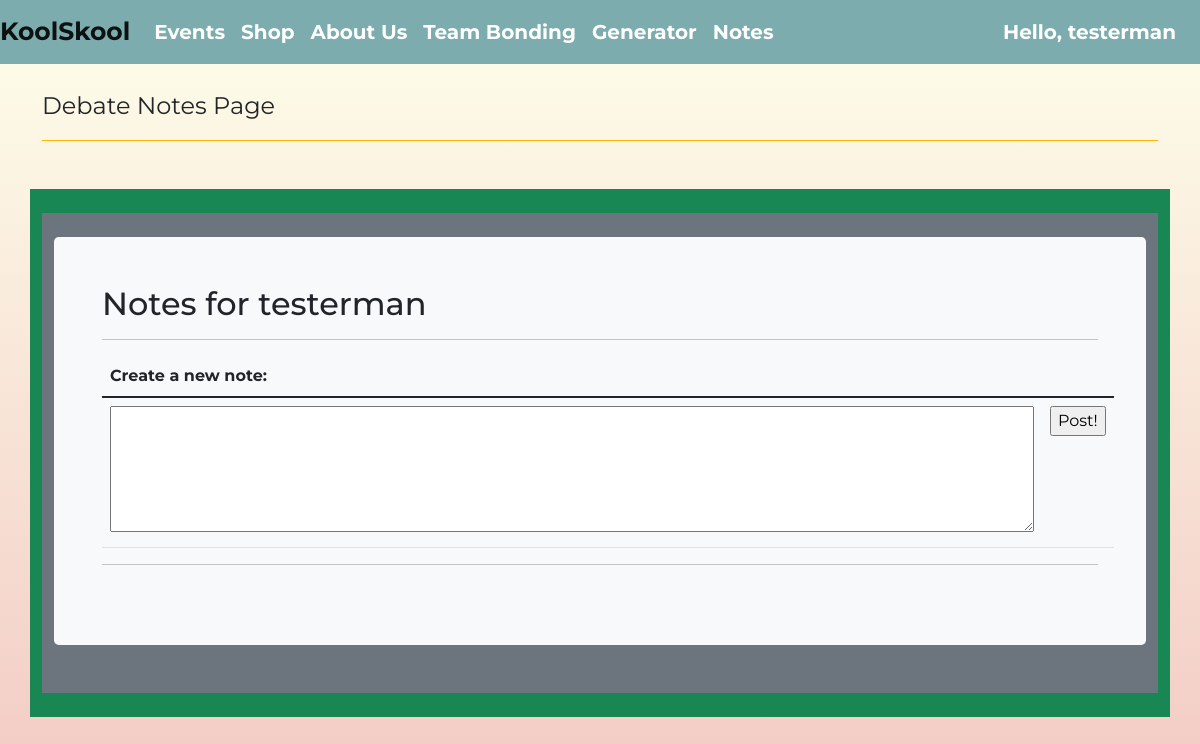
Page /notes/ (signed in) on the earlier database version.
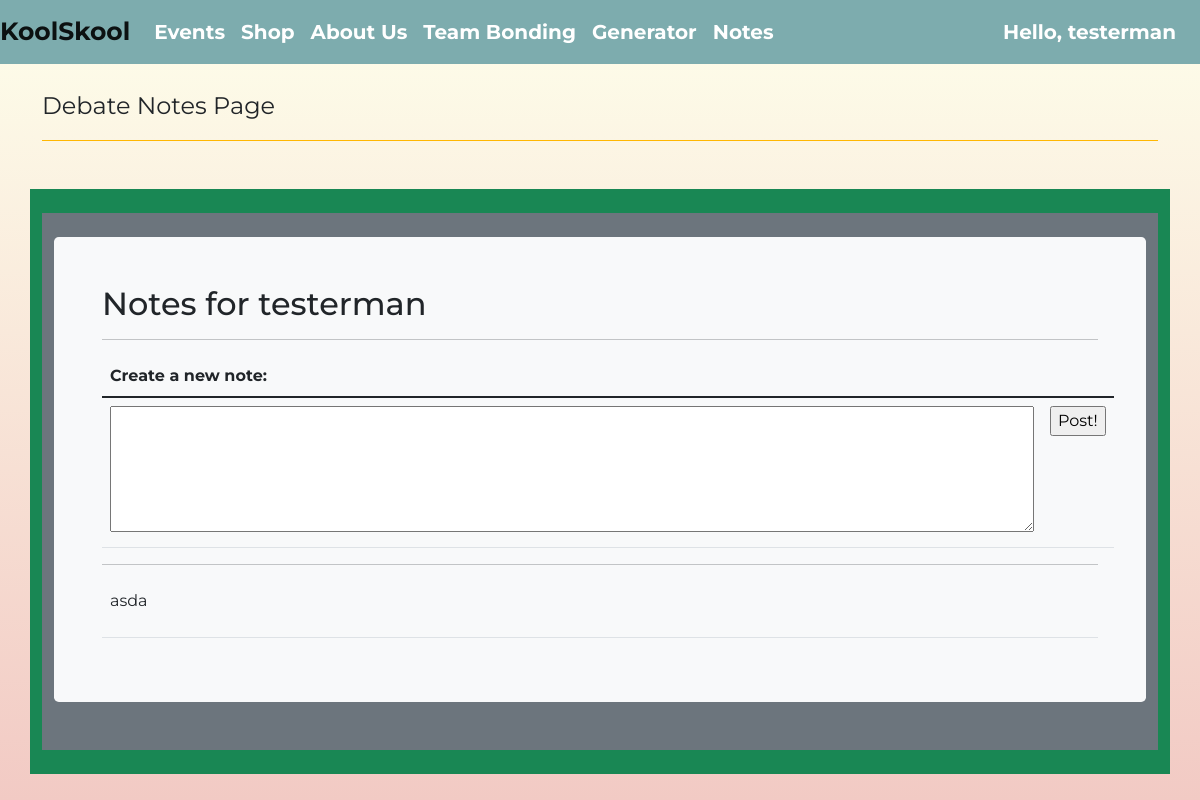
Same page on the later database version.
### cruddy/model.py (models this page shows, shortened)
class Notes(db.Model):
    __tablename__ = 'notes'
    id = db.Column(db.Integer, primary_key=True)
    note = db.Column(db.Text, unique=False, nullable=False)
    userID = db.Column(db.Integer, db.ForeignKey('users.userID'))
    def read(self):
        return {
            "id": self.id,
            "note": self.note,
            "userID": self.userID
        }

### notey/app_notes.py (the view)
@app_notes.route('/')
@login_required
def notes():
    uo = user_by_id(current_user.userID)
    return notes_display(uo)

### cruddy/login.py (called while the page is built)
@login_manager.user_loader
def user_loader(user_id):
    if user_id is not None:
        return Users.query.get(user_id)
    return None

### cruddy/model.py (called while the page is built)
    def read(self):
        return {
            "userID": self.userID,
            "name": self.name,
            "email": self.email,
            "password": self.password,
            "phone": self.phone,
            "query": "by_alc"  # This is for fun, a little watermark
        }

### cruddy/query.py (called while the page is built)
def user_by_id(userid):
    return Users.query.filter_by(userID=userid).first()

### notey/app_notes.py (called while the page is built)
def notes_display(uo):  # uo is user object
    user = ""
    list_notes = []
    if uo is not None:
        user = uo.read()  # extract user record (Dictionary)
        for note in uo.notes:  # loop through each user note
            note = note.read()  # extract note record (Dictionary)
            note['note'] = markdown.markdown(note['note'])  # convert markdown to html
            list_notes.append(note)  # prepare note list for render_template
        if list_notes is not None:
            list_notes.reverse()
    return render_template('notes.html', user=user, notes=list_notes)

### notey/templates/notey/notes.html (shortened to what this page needs)
{% extends "layouts/base.html" %}
{% block content %}
    <div class="container py-4">
        <header class="pb-3 mb-4 border-bottom border-primary text-dark">
            <span class="fs-4">Debate Notes Page</span>
        </header>
    </div>
    <div class="container py-4 text-light bg-success">
        <div class="container bg-secondary py-4">
            <div class="p-5 mb-4 bg-light text-dark rounded-3">
                <h2>Notes for {{ user.name }}</h2>
                <hr>
                <form id="note" method="POST" enctype="multipart/form-data" action={{url_for('notes.note_creator')}}>
                    <table class="table">
                        <thead>
                        <tr>
                            <th><label for="notes">Create a new note:</label></th>
                        </tr>
                        </thead>
                        <tbody>
                        <tr>
                            <td><textarea rows = "5" cols = "100%" name = "notes" id="notes" required></textarea></td>
                            <td><input type="submit" value="Post!" ></td>
                        </tr>
                        </tbody>
                    </table>
                <hr>
                <div class="table-responsive">
                    <table class="table">
                        <tbody>
                        {% for note in notes %}
                            <tr>
                                <td>{{ note.note | safe }}</td>
                            </tr>
                        {% endfor %}
                        </tbody>
                    </table>
                </div>
            </div>
        </div>
    </div>
{% endblock %}

Differences in the rows shown:
added Notes: note "asda"
